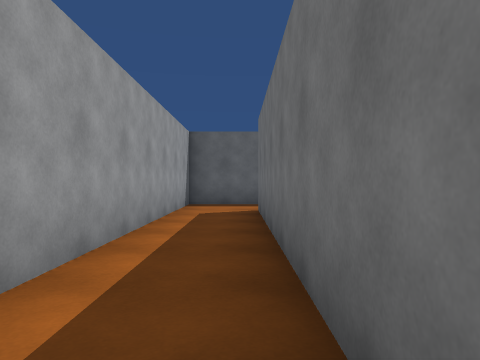
view 1 (above)

15 first-person views from a walk through a scene from a Unity 3-D project. The camera is 1.2 m above the floor, looks level and sees 70° across. The floor is counted in squares, 1.8 m on a side. Each view is taken from the middle of a square. On the plan, view 1 faces up. The plan holds only what a view shows up to about 10 squares ahead; the rest is blank. The place goes on beyond the plan. The player is left out.

view 2
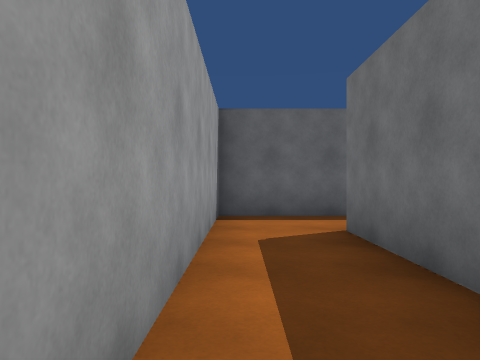

view 3
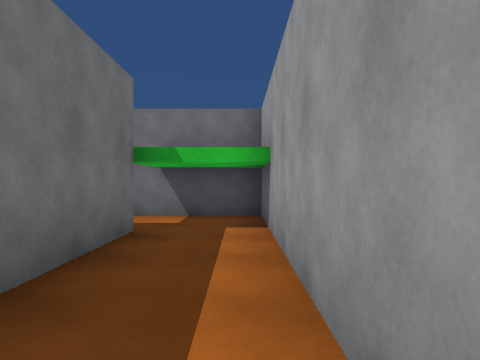

view 4
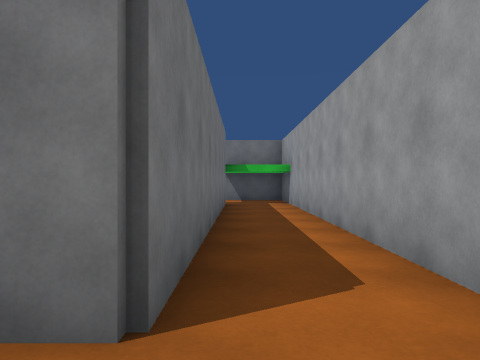

view 5
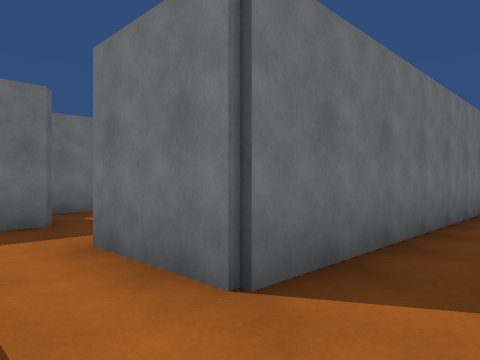

view 6
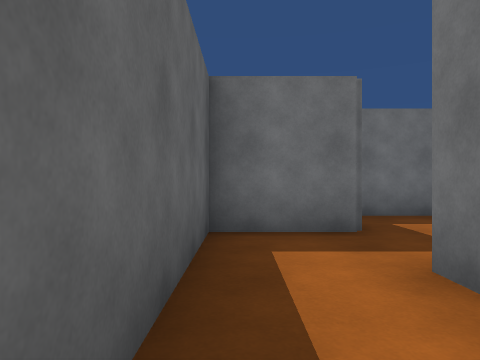

view 7
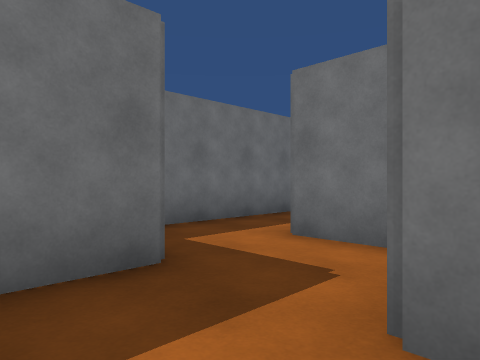

view 8
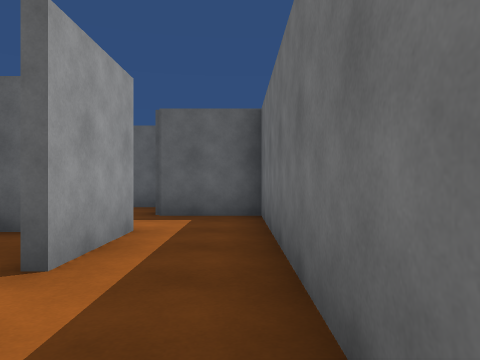

view 9
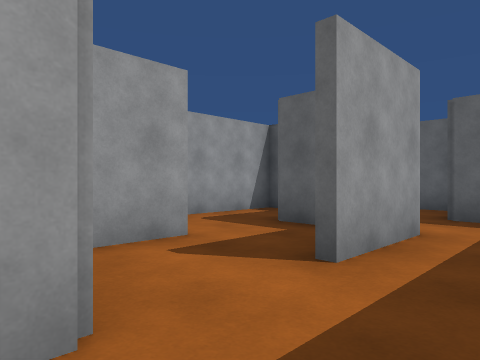

view 10
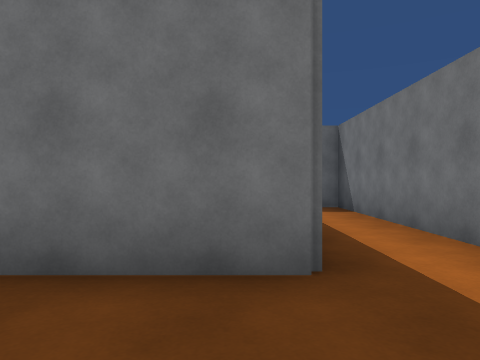

view 11
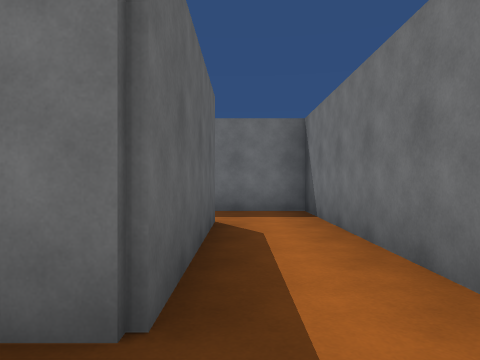

view 12
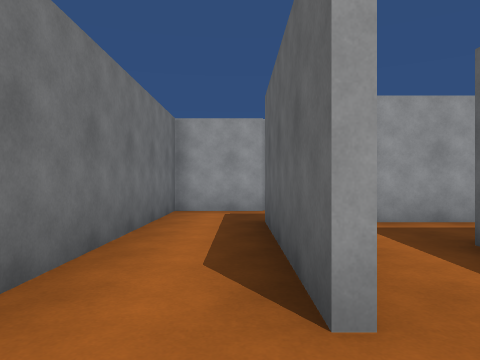

view 13
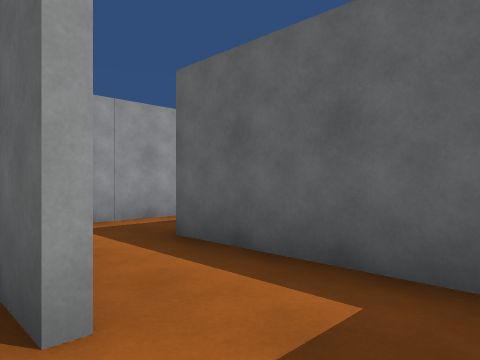

view 14
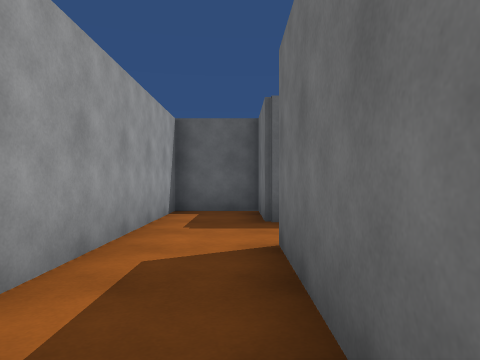

view 15
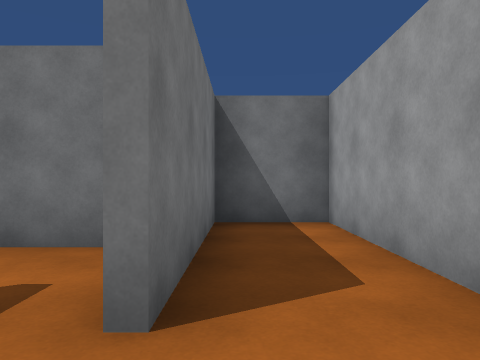

### Floor plan
Key: @ floor where view 1 was taken; # wall or solid block; . floor.
Columns run from 2 left of view 1 to 13 right of it. Each row starts with its distance up from view 1.
 10 ########
  9 #......#
  8 #..##..###
  7 #..###...#
  6 #..#.##..#
  5 #..#..##.#
  4 #..#...#.#.####
  3 #..#.#...#.....
  2 #..#.#...####..#
  1 #..#.##........#
  0 #.@#.###########
 -1 ######

Positions as (right, up) in squares from view 1, and headings:
1: (0, 0), facing up
2: (-1, 3), facing up
3: (-1, 4), facing down
4: (0, 9), facing down
5: (-1, 9), facing down-right
6: (0, 9), facing right
7: (2, 9), facing down-right
8: (6, 1), facing up
9: (6, 1), facing up-left
10: (4, 2), facing right
11: (5, 1), facing right
12: (12, 1), facing left
13: (12, 1), facing up-left
14: (2, 0), facing up
15: (2, 5), facing down
